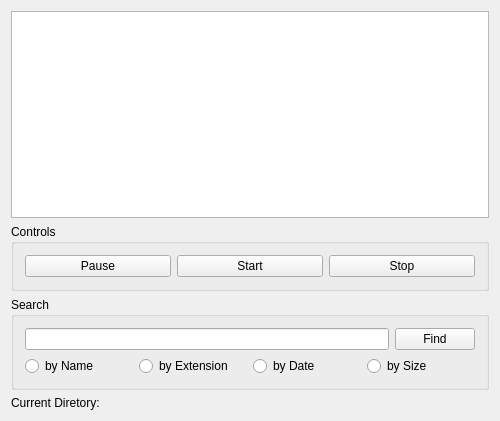
<?xml version="1.0" encoding="UTF-8"?>
<ui version="4.0">
 <class>MainWindow</class>
 <widget class="QMainWindow" name="MainWindow">
  <property name="geometry">
   <rect>
    <x>0</x>
    <y>0</y>
    <width>500</width>
    <height>421</height>
   </rect>
  </property>
  <property name="windowTitle">
   <string>MainWindow</string>
  </property>
  <property name="autoFillBackground">
   <bool>true</bool>
  </property>
  <property name="dockNestingEnabled">
   <bool>true</bool>
  </property>
  <widget class="QWidget" name="centralWidget">
   <property name="sizePolicy">
    <sizepolicy hsizetype="Expanding" vsizetype="Expanding">
     <horstretch>0</horstretch>
     <verstretch>0</verstretch>
    </sizepolicy>
   </property>
   <layout class="QVBoxLayout" name="verticalLayout_2">
    <item>
     <widget class="QListView" name="listView"/>
    </item>
    <item>
     <widget class="QGroupBox" name="controlsGroupBox">
      <property name="title">
       <string>Controls</string>
      </property>
      <layout class="QHBoxLayout" name="controlsHorizontalLayout" stretch="0">
       <item>
        <layout class="QHBoxLayout" name="horizontalLayout" stretch="1,1,1">
         <item>
          <widget class="QPushButton" name="pauseButton">
           <property name="text">
            <string>Pause</string>
           </property>
          </widget>
         </item>
         <item>
          <widget class="QPushButton" name="startButton">
           <property name="text">
            <string>Start</string>
           </property>
          </widget>
         </item>
         <item>
          <widget class="QPushButton" name="stopButton">
           <property name="text">
            <string>Stop</string>
           </property>
           <property name="flat">
            <bool>false</bool>
           </property>
          </widget>
         </item>
        </layout>
       </item>
      </layout>
      <zorder>horizontalLayoutWidget</zorder>
      <zorder></zorder>
     </widget>
    </item>
    <item>
     <widget class="QGroupBox" name="searchGroupBox">
      <property name="title">
       <string>Search</string>
      </property>
      <layout class="QGridLayout" name="gridLayout">
       <item row="3" column="0" colspan="2">
        <layout class="QHBoxLayout" name="searchOptionsHorizontalLayout">
         <item>
          <widget class="QRadioButton" name="nameRadioButton">
           <property name="text">
            <string>by Name</string>
           </property>
          </widget>
         </item>
         <item>
          <widget class="QRadioButton" name="extensionRadioButton">
           <property name="text">
            <string>by Extension</string>
           </property>
          </widget>
         </item>
         <item>
          <widget class="QRadioButton" name="dateRadioButton">
           <property name="text">
            <string>by Date</string>
           </property>
          </widget>
         </item>
         <item>
          <widget class="QRadioButton" name="sizeRadioButton">
           <property name="text">
            <string>by Size</string>
           </property>
          </widget>
         </item>
        </layout>
       </item>
       <item row="0" column="1">
        <widget class="QPushButton" name="findButton">
         <property name="text">
          <string>Find</string>
         </property>
        </widget>
       </item>
       <item row="0" column="0">
        <widget class="QLineEdit" name="searchLineEdit"/>
       </item>
      </layout>
     </widget>
    </item>
    <item>
     <layout class="QFormLayout" name="statusFormLayout">
      <item row="0" column="1">
       <widget class="QLabel" name="currentDirectoryLabel">
        <property name="text">
         <string/>
        </property>
       </widget>
      </item>
      <item row="0" column="0">
       <widget class="QLabel" name="label">
        <property name="text">
         <string>Current Diretory:</string>
        </property>
       </widget>
      </item>
     </layout>
    </item>
   </layout>
   <zorder>listView</zorder>
   <zorder>horizontalLayoutWidget_2</zorder>
   <zorder>controlsGroupBox</zorder>
   <zorder></zorder>
   <zorder>checkBox</zorder>
   <zorder>nameCheckBox</zorder>
   <zorder>extensionCheckBox</zorder>
   <zorder>dateCheckBox</zorder>
   <zorder></zorder>
   <zorder>label</zorder>
  </widget>
 </widget>
 <layoutdefault spacing="6" margin="11"/>
 <resources/>
 <connections/>
</ui>
